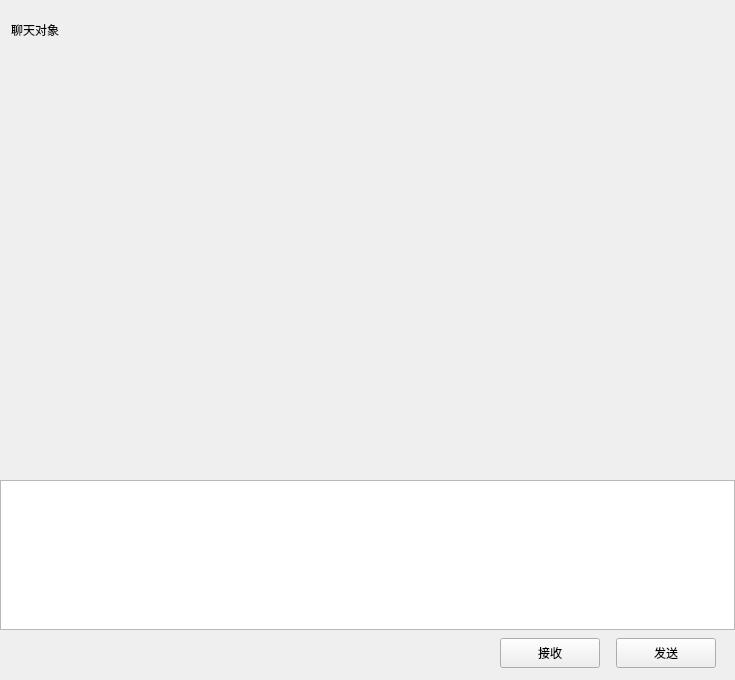
<?xml version="1.0" encoding="UTF-8"?>
<ui version="4.0">
 <class>ChatPage</class>
 <widget class="QWidget" name="ChatPage">
  <property name="geometry">
   <rect>
    <x>0</x>
    <y>0</y>
    <width>735</width>
    <height>680</height>
   </rect>
  </property>
  <property name="windowTitle">
   <string>Form</string>
  </property>
  <layout class="QVBoxLayout" name="verticalLayout">
   <property name="spacing">
    <number>0</number>
   </property>
   <property name="leftMargin">
    <number>0</number>
   </property>
   <property name="topMargin">
    <number>0</number>
   </property>
   <property name="rightMargin">
    <number>0</number>
   </property>
   <property name="bottomMargin">
    <number>0</number>
   </property>
   <item>
    <widget class="QWidget" name="chat_data_wid" native="true">
     <layout class="QVBoxLayout" name="verticalLayout_4">
      <property name="spacing">
       <number>0</number>
      </property>
      <property name="leftMargin">
       <number>0</number>
      </property>
      <property name="topMargin">
       <number>0</number>
      </property>
      <property name="rightMargin">
       <number>0</number>
      </property>
      <property name="bottomMargin">
       <number>0</number>
      </property>
      <item>
       <widget class="QWidget" name="title_wid" native="true">
        <property name="minimumSize">
         <size>
          <width>0</width>
          <height>60</height>
         </size>
        </property>
        <property name="maximumSize">
         <size>
          <width>16777215</width>
          <height>60</height>
         </size>
        </property>
        <layout class="QHBoxLayout" name="horizontalLayout_3">
         <property name="topMargin">
          <number>2</number>
         </property>
         <property name="rightMargin">
          <number>2</number>
         </property>
         <property name="bottomMargin">
          <number>2</number>
         </property>
         <item>
          <widget class="QWidget" name="widget_2" native="true">
           <layout class="QHBoxLayout" name="horizontalLayout_4">
            <property name="leftMargin">
             <number>2</number>
            </property>
            <property name="topMargin">
             <number>2</number>
            </property>
            <property name="rightMargin">
             <number>2</number>
            </property>
            <property name="bottomMargin">
             <number>2</number>
            </property>
            <item>
             <widget class="QLabel" name="title_lb">
              <property name="text">
               <string>聊天对象</string>
              </property>
             </widget>
            </item>
           </layout>
          </widget>
         </item>
        </layout>
       </widget>
      </item>
      <item>
       <widget class="ChatView" name="chat_data_list" native="true"/>
      </item>
      <item>
       <widget class="QWidget" name="tool_wid" native="true">
        <property name="minimumSize">
         <size>
          <width>0</width>
          <height>30</height>
         </size>
        </property>
        <property name="maximumSize">
         <size>
          <width>16777215</width>
          <height>30</height>
         </size>
        </property>
        <layout class="QHBoxLayout" name="horizontalLayout_5">
         <property name="leftMargin">
          <number>2</number>
         </property>
         <property name="topMargin">
          <number>2</number>
         </property>
         <property name="rightMargin">
          <number>2</number>
         </property>
         <property name="bottomMargin">
          <number>2</number>
         </property>
         <item>
          <spacer name="horizontalSpacer_2">
           <property name="orientation">
            <enum>Qt::Orientation::Horizontal</enum>
           </property>
           <property name="sizeType">
            <enum>QSizePolicy::Policy::Fixed</enum>
           </property>
           <property name="sizeHint" stdset="0">
            <size>
             <width>5</width>
             <height>20</height>
            </size>
           </property>
          </spacer>
         </item>
         <item>
          <widget class="ClickedLabel" name="emo_lb">
           <property name="minimumSize">
            <size>
             <width>25</width>
             <height>25</height>
            </size>
           </property>
           <property name="maximumSize">
            <size>
             <width>25</width>
             <height>25</height>
            </size>
           </property>
           <property name="text">
            <string/>
           </property>
          </widget>
         </item>
         <item>
          <spacer name="horizontalSpacer_4">
           <property name="orientation">
            <enum>Qt::Orientation::Horizontal</enum>
           </property>
           <property name="sizeType">
            <enum>QSizePolicy::Policy::Fixed</enum>
           </property>
           <property name="sizeHint" stdset="0">
            <size>
             <width>5</width>
             <height>20</height>
            </size>
           </property>
          </spacer>
         </item>
         <item>
          <widget class="ClickedLabel" name="file_lb">
           <property name="minimumSize">
            <size>
             <width>25</width>
             <height>25</height>
            </size>
           </property>
           <property name="maximumSize">
            <size>
             <width>25</width>
             <height>25</height>
            </size>
           </property>
           <property name="text">
            <string/>
           </property>
          </widget>
         </item>
         <item>
          <spacer name="horizontalSpacer_3">
           <property name="orientation">
            <enum>Qt::Orientation::Horizontal</enum>
           </property>
           <property name="sizeHint" stdset="0">
            <size>
             <width>40</width>
             <height>20</height>
            </size>
           </property>
          </spacer>
         </item>
        </layout>
       </widget>
      </item>
      <item>
       <widget class="MessageTextEdit" name="chatEdit">
        <property name="maximumSize">
         <size>
          <width>16777215</width>
          <height>150</height>
         </size>
        </property>
       </widget>
      </item>
      <item>
       <widget class="QWidget" name="send_wid" native="true">
        <property name="maximumSize">
         <size>
          <width>16777215</width>
          <height>50</height>
         </size>
        </property>
        <layout class="QHBoxLayout" name="horizontalLayout_6">
         <property name="topMargin">
          <number>2</number>
         </property>
         <property name="bottomMargin">
          <number>5</number>
         </property>
         <item>
          <spacer name="horizontalSpacer_5">
           <property name="orientation">
            <enum>Qt::Orientation::Horizontal</enum>
           </property>
           <property name="sizeHint" stdset="0">
            <size>
             <width>40</width>
             <height>20</height>
            </size>
           </property>
          </spacer>
         </item>
         <item>
          <widget class="ClickedBtn" name="recieve_btn">
           <property name="minimumSize">
            <size>
             <width>100</width>
             <height>30</height>
            </size>
           </property>
           <property name="maximumSize">
            <size>
             <width>100</width>
             <height>30</height>
            </size>
           </property>
           <property name="text">
            <string>接收</string>
           </property>
          </widget>
         </item>
         <item>
          <spacer name="horizontalSpacer_7">
           <property name="orientation">
            <enum>Qt::Orientation::Horizontal</enum>
           </property>
           <property name="sizeType">
            <enum>QSizePolicy::Policy::Fixed</enum>
           </property>
           <property name="sizeHint" stdset="0">
            <size>
             <width>10</width>
             <height>20</height>
            </size>
           </property>
          </spacer>
         </item>
         <item>
          <widget class="ClickedBtn" name="send_btn">
           <property name="minimumSize">
            <size>
             <width>100</width>
             <height>30</height>
            </size>
           </property>
           <property name="maximumSize">
            <size>
             <width>100</width>
             <height>30</height>
            </size>
           </property>
           <property name="text">
            <string>发送</string>
           </property>
          </widget>
         </item>
         <item>
          <spacer name="horizontalSpacer_6">
           <property name="orientation">
            <enum>Qt::Orientation::Horizontal</enum>
           </property>
           <property name="sizeType">
            <enum>QSizePolicy::Policy::Fixed</enum>
           </property>
           <property name="sizeHint" stdset="0">
            <size>
             <width>10</width>
             <height>20</height>
            </size>
           </property>
          </spacer>
         </item>
        </layout>
       </widget>
      </item>
     </layout>
    </widget>
   </item>
  </layout>
 </widget>
 <customwidgets>
  <customwidget>
   <class>ClickedBtn</class>
   <extends>QPushButton</extends>
   <header location="global">clickedbtn.h</header>
  </customwidget>
  <customwidget>
   <class>ClickedLabel</class>
   <extends>QLabel</extends>
   <header location="global">clickedlabel.h</header>
  </customwidget>
  <customwidget>
   <class>ChatView</class>
   <extends>QWidget</extends>
   <header>chatview.h</header>
   <container>1</container>
  </customwidget>
  <customwidget>
   <class>MessageTextEdit</class>
   <extends>QTextEdit</extends>
   <header>messagetextedit.h</header>
  </customwidget>
 </customwidgets>
 <resources/>
 <connections/>
</ui>
